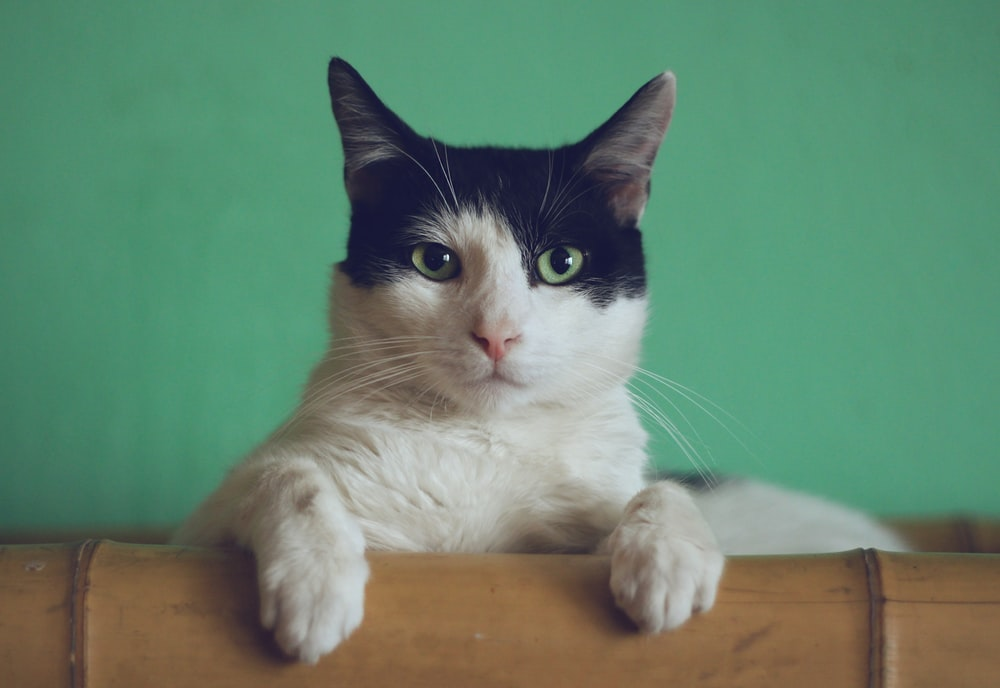
#> input picture HWs/L11_HW/image1.png, 1000 x 688 px
$ python code.py image1.png
#> lines starting #> are read from the running program, lines starting #| are printed output that depends on the picture
import cv2
import sys
import copy
import numpy as np
import itertools, math
import time
import matplotlib.pyplot as plt


def slic(originalImage):
	slic = cv2.ximgproc.createSuperpixelSLIC(originalImage ,region_size=20, ruler = 12.0)
	slic.iterate(20)     #Number of iterations, the greater the better
	return slic

def find_cluster_centers(slic_img, originalImage):
	num_superpixel = slic_img.getNumberOfSuperpixels()
	labels = slic_img.getLabels()
	cluster_centers = [[0]*6 for _ in range(num_superpixel)]

	height, width, channel = originalImage.shape

	for i in range(height):
		for j in range(width):
			cluster_label = labels[i][j]
			cluster_centers[cluster_label][5] += 1
			for k in range(channel):
				cluster_centers[cluster_label][k] += originalImage[i][j][k]
			cluster_centers[cluster_label][3] += i
			cluster_centers[cluster_label][4] += j

	for i in range(num_superpixel):
		for j in range(5):
			cluster_centers[i][j] /= cluster_centers[i][5]
		cluster_centers[i] = cluster_centers[i][:5]
	return cluster_centers

def calculate_saliency(cluster_centers, slic_img, originalImage):
	num_superpixel = slic_img.getNumberOfSuperpixels()
	height, width, channel = originalImage.shape
	saliency = [0] * num_superpixel
	max_color_diff = ((255**2)*3)**0.5
	diagonal = (height**2 + width ** 2)**0.5

	for i in range(num_superpixel):
		for j in range(num_superpixel):
			sum_color_distance = 0
			for k in range(channel):
				sum_color_distance += ((cluster_centers[i][k] - cluster_centers[j][k])**2)
			sum_color_distance = sum_color_distance**0.5

			spatial_distance = 0

			for k in range(3, 5):
				spatial_distance += (cluster_centers[i][k] - cluster_centers[j][k])**2
			spatial_distance = spatial_distance**0.5

			saliency[i] += (sum_color_distance / max_color_diff) * math.exp(-(spatial_distance / diagonal))

	# print(saliency)
	max_sal = max(saliency)
	for i in range(num_superpixel):
		saliency[i] = saliency[i] / max_sal
	return saliency

def map_saliency(slic_img, originalImage, saliency):
	num_superpixel = slic_img.getNumberOfSuperpixels()
	labels = slic_img.getLabels()
	height, width, channel = originalImage.shape
	image = [[0] * width for _ in range(height)]
	for i in range(height):
		for j in range(width):
			image[i][j] = saliency[labels[i][j]]
	image=np.float32(image)
	# print(image)
	cv2.imshow('saliency', image)
	cv2.waitKey()
	cv2.destroyAllWindows()


def main(image_path):
#> called with image_path = 'image1.png'
	originalImage = cv2.imread(image_path)
#> originalImage is the input picture: shape (688, 1000, 3); mean B, G, R 109.8, 132.2, 100.6
	slic_img = slic(originalImage)
	cluster_centers = find_cluster_centers(slic_img, originalImage)
#> after the loop in find_cluster_centers, `for i in range(height):`: cluster_centers = 1683 items
#> cluster_centers = 1683 items
	saliency = calculate_saliency(cluster_centers, slic_img, originalImage)
#> after the loop in calculate_saliency, `for i in range(num_superpixel):`: saliency = 1683 values, max 500.2 at index 770, min 121.1 at index 445, mean 202
#> in calculate_saliency, `max_sal = max(saliency)`: max_sal = 500.2
#> after the loop in calculate_saliency, `for i in range(num_superpixel):`: saliency = 1683 values, max 1 at index 770, min 0.242 at index 445, mean 0.404
	map_saliency(slic_img, originalImage, saliency)
#> after the loop in map_saliency, `for i in range(height):`: image = 688 items
#> in map_saliency, `image=np.float32(image)`:
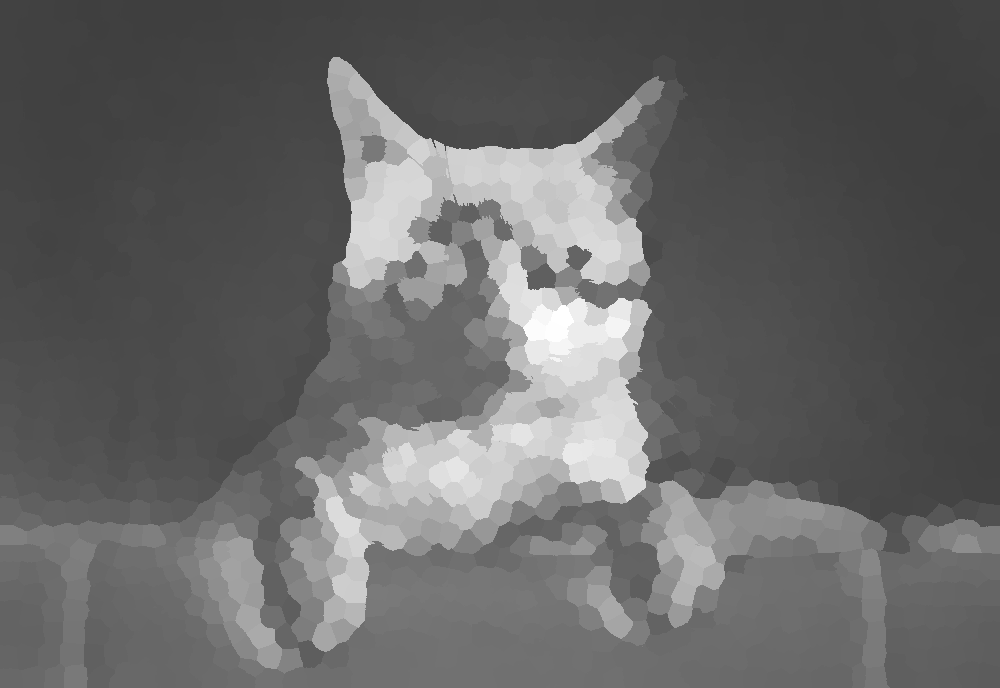
#> image: shape (688, 1000) float32; min 0.242, max 1, mean 0.403


if __name__ == '__main__':
	if len(sys.argv) != 2:
		print("Usage: python3 code.py <path_of_image>")
		exit(1)

	image_path = sys.argv[1]
	main(image_path)

$ run again, on HWs/L11_HW/image7.png
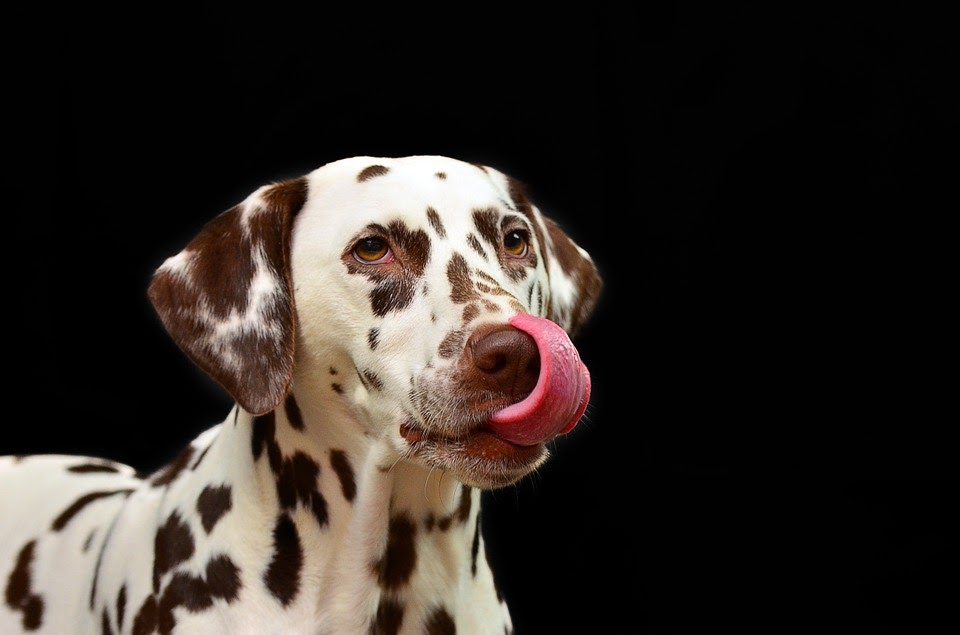
#> input picture HWs/L11_HW/image7.png, 960 x 635 px
#> in main, originalImage is the input picture: shape (635, 960, 3); mean B, G, R 38.2, 42.9, 49.7
#> after the loop in find_cluster_centers, `for i in range(height):`: cluster_centers = 1520 items
#> after the loop in find_cluster_centers, `for i in range(num_superpixel):`: cluster_centers = 1520 items, first 6: [39.28, 49.13, 76.69, 298.8, 227.3], [1.03, 1.03, 1.03, 8.47, 14.16], [1, 1, 1, 9.72, 41.44], [1, 1, 1, 10.2, 65.14], [1, 1, 1, 9.64, 88.24], [1, 1, 1, 9.63, 110]
#> after the loop in calculate_saliency, `for i in range(num_superpixel):`: saliency = 1520 values, max 930.2 at index 400, min 135.8 at index 47, mean 278.1
#> max_sal = 930.2
#> after the loop in calculate_saliency, `for i in range(num_superpixel):`: saliency = 1520 values, max 1 at index 400, min 0.146 at index 47, mean 0.299
#> after the loop in map_saliency, `for i in range(height):`: image = 635 items
#> in map_saliency, `image=np.float32(image)`:
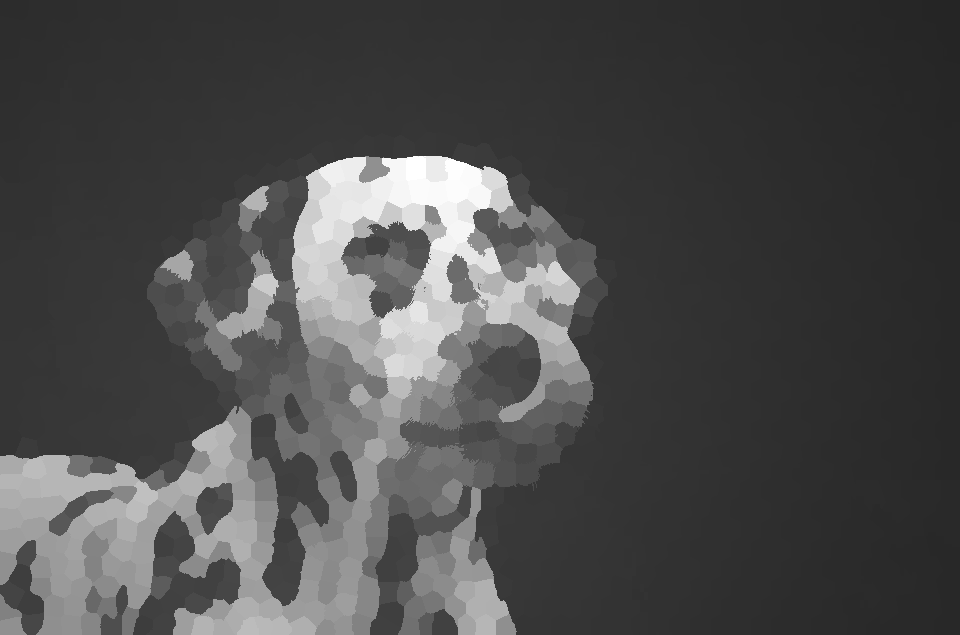
#> image: shape (635, 960) float32; min 0.146, max 1, mean 0.299
